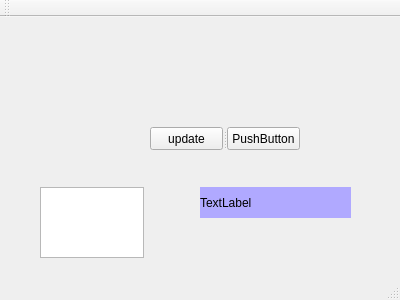
<?xml version="1.0" encoding="UTF-8"?>
<ui version="4.0">
 <class>MainWindow</class>
 <widget class="QMainWindow" name="MainWindow">
  <property name="geometry">
   <rect>
    <x>0</x>
    <y>0</y>
    <width>400</width>
    <height>300</height>
   </rect>
  </property>
  <property name="windowTitle">
   <string>MainWindow</string>
  </property>
  <widget class="QWidget" name="centralWidget">
   <widget class="QSplitter" name="splitter">
    <property name="geometry">
     <rect>
      <x>150</x>
      <y>110</y>
      <width>150</width>
      <height>23</height>
     </rect>
    </property>
    <property name="orientation">
     <enum>Qt::Horizontal</enum>
    </property>
    <widget class="QPushButton" name="btnUpdate">
     <property name="text">
      <string>update</string>
     </property>
    </widget>
    <widget class="QPushButton" name="pushButton">
     <property name="text">
      <string>PushButton</string>
     </property>
    </widget>
   </widget>
   <widget class="QTextEdit" name="textEdit">
    <property name="geometry">
     <rect>
      <x>40</x>
      <y>170</y>
      <width>104</width>
      <height>71</height>
     </rect>
    </property>
   </widget>
   <widget class="QLabel" name="label">
    <property name="geometry">
     <rect>
      <x>200</x>
      <y>170</y>
      <width>151</width>
      <height>31</height>
     </rect>
    </property>
    <property name="styleSheet">
     <string notr="true">background-color: rgb(176, 169, 255);</string>
    </property>
    <property name="text">
     <string>TextLabel</string>
    </property>
   </widget>
  </widget>
  <widget class="QMenuBar" name="menuBar">
   <property name="geometry">
    <rect>
     <x>0</x>
     <y>0</y>
     <width>400</width>
     <height>23</height>
    </rect>
   </property>
  </widget>
  <widget class="QToolBar" name="mainToolBar">
   <attribute name="toolBarArea">
    <enum>TopToolBarArea</enum>
   </attribute>
   <attribute name="toolBarBreak">
    <bool>false</bool>
   </attribute>
  </widget>
  <widget class="QStatusBar" name="statusBar"/>
 </widget>
 <layoutdefault spacing="6" margin="11"/>
 <resources/>
 <connections/>
</ui>
